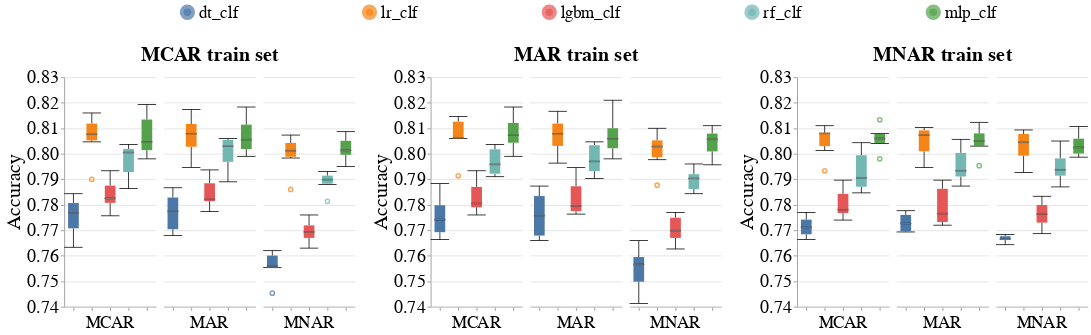

The cell this chart's notebook holds for it:
### Code cell
create_box_plots_for_diff_models(dataset_name=DATASET_NAME,
                                 null_imputer_name=ErrorRepairMethod.median_mode.value,
                                 metric_name='Accuracy',
                                 db_client=db_client)
